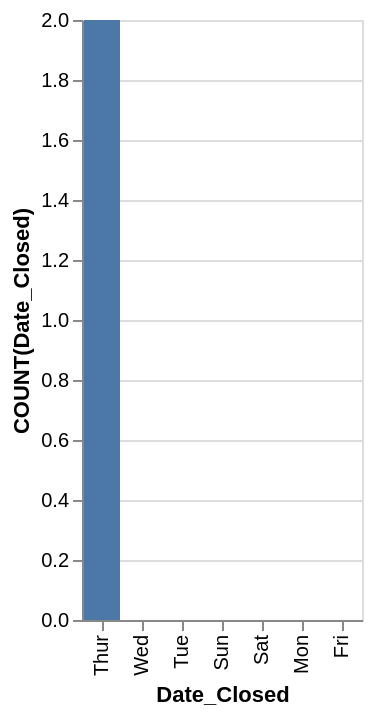

The specification (Vega-Lite) saved for this image:
### Vega-Lite specification from a JSON file in a GitHub repository (floating-point values rounded to 4 significant figures)
{"data": {"values": [{"x_data": "Thur", "y_data": 2}, {"x_data": "Wed", "y_data": 0}, {"x_data": "Tue", "y_data": 0}, {"x_data": "Sun", "y_data": 0}, {"x_data": "Sat", "y_data": 0}, {"x_data": "Mon", "y_data": 0}, {"x_data": "Fri", "y_data": 0}]}, "mark": "bar", "encoding": {"x": {"field": "x_data", "type": "nominal", "title": "Date_Closed", "sort": {"op": "sum", "field": "y_data", "order": "descending"}}, "y": {"field": "y_data", "type": "quantitative", "title": "COUNT(Date_Closed)"}}}
